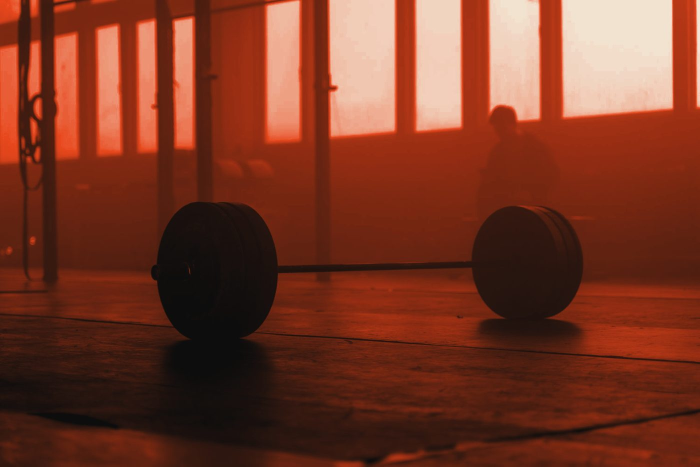
#> input picture images/hero.jpg, 1400 x 933 px, found by its file name (shown at 1/2 size)
$ python grade-photos.py
#> lines starting #> are read from the running program, lines starting #| are printed output that depends on the picture
"""
Grade the site photos into the brand palette.

Reads the source photo for each slot from images/_src/<slot>.jpg, downsizes it to
a web-friendly size, maps its luminance onto the brand tritone
(#0D0D0D -> #E8471C -> warm light) and writes the result to images/<slot>.jpg.

Usage:  python tools/grade-photos.py
Requires:  pip install Pillow

To change a photo: drop a new colour photo into images/_src/ named after the slot
(e.g. images/_src/hero.jpg) and re-run. To tune the look, edit STOPS below.
Extra files in images/_src/ that aren't slots are ignored.
"""
from PIL import Image, ImageOps
import os

SLOTS = ["hero", "trainer", "arm", "tennis", "boxing"] + [f"gallery-{i}" for i in range(1, 7)]
MAX_SIDE = 1400   # longest edge of the output, px

# tritone control stops: luminance position (0..1) -> (r, g, b) in the brand palette
STOPS = [
    (0.00, (13, 13, 13)),     # #0D0D0D  shadows
    (0.25, (58, 26, 16)),     #          deep warm
    (0.52, (150, 45, 18)),    #          burnt orange
    (0.78, (232, 71, 28)),    # #E8471C  brand orange
    (1.00, (242, 226, 208)),  #          warm light
]


def build_luts():
    lr, lg, lb = [], [], []
    for i in range(256):
        t = i / 255
        for k in range(len(STOPS) - 1):
            p0, c0 = STOPS[k]
            p1, c1 = STOPS[k + 1]
            if p0 <= t <= p1:
                f = (t - p0) / (p1 - p0) if p1 > p0 else 0
                lr.append(round(c0[0] + (c1[0] - c0[0]) * f))
                lg.append(round(c0[1] + (c1[1] - c0[1]) * f))
                lb.append(round(c0[2] + (c1[2] - c0[2]) * f))
                break
    return lr, lg, lb


LR, LG, LB = build_luts()


def grade(path):
#> called with path = 'images/_src/hero.jpg'
    im = ImageOps.exif_transpose(Image.open(path)).convert("RGB")
#> im is the input picture: PIL image 1400x933 RGB; mean R, G, B 120.2, 56.2, 37.5
    if max(im.size) > MAX_SIDE:
        im.thumbnail((MAX_SIDE, MAX_SIDE))
    g = ImageOps.grayscale(im)
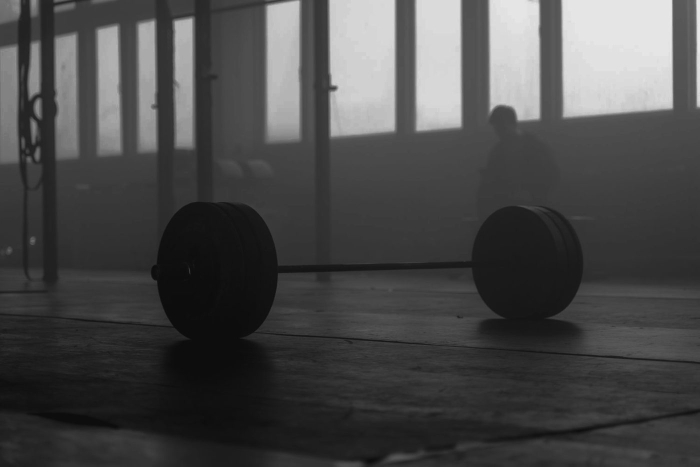
#> g: PIL image 1400x933 L (shown at 1/2 size); min 8, max 234, mean 73.2
    g = ImageOps.autocontrast(g, cutoff=1)
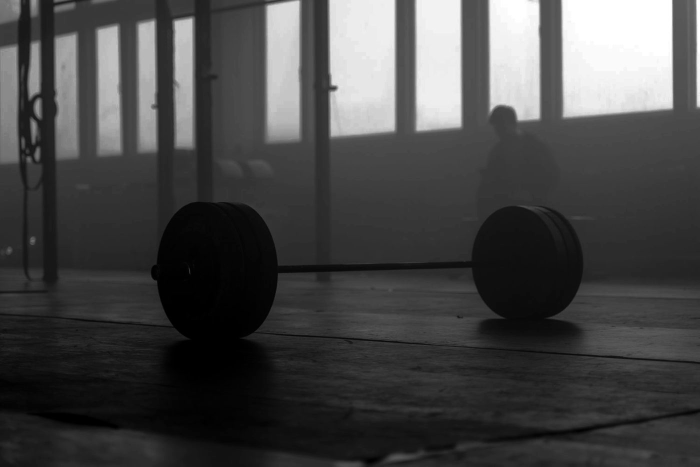
#> g: PIL image 1400x933 L (shown at 1/2 size); min 0, max 255, mean 70.6
    return Image.merge("RGB", (g.point(LR), g.point(LG), g.point(LB)))
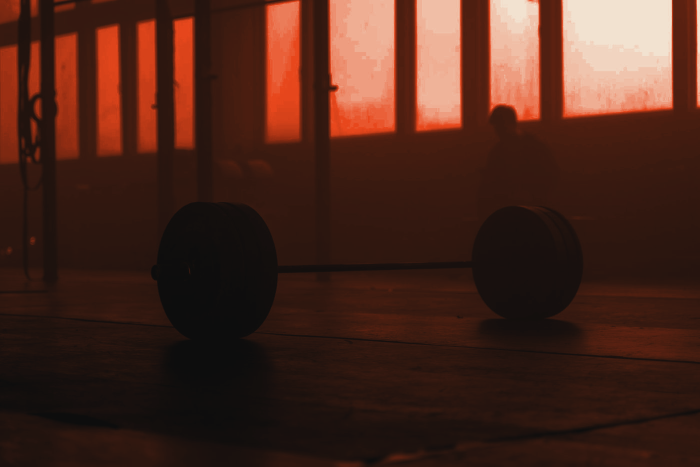
#> returned value: PIL image 1400x933 RGB (shown at 1/2 size); mean R, G, B 73.5, 39.4, 28.7


def main():
    done = 0
    for slot in SLOTS:
        src = os.path.join("images", "_src", slot + ".jpg")
        if not os.path.exists(src):
            continue
        out = grade(src)
        out.save(os.path.join("images", slot + ".jpg"), quality=82, optimize=True)
        print(f"graded {slot:12} {out.size}")
#| graded hero         (1400, 933)
#> pass 3 of the loop in main, `for slot in SLOTS:`:
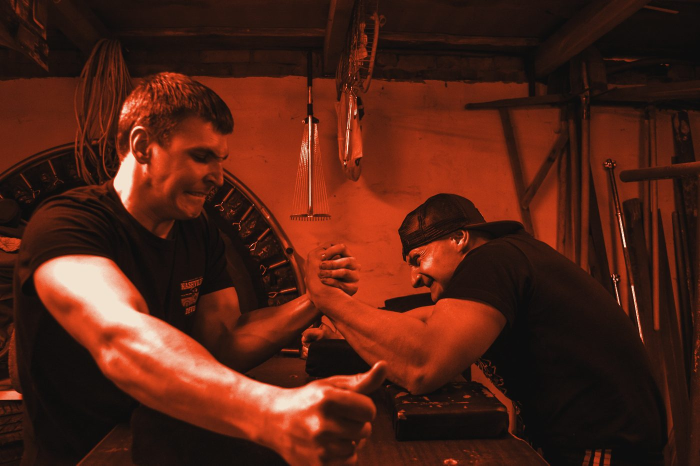
#> input picture images/arm.jpg, 1400 x 931 px, found by its file name (shown at 1/2 size)
#> in grade, im is the input picture: PIL image 1400x931 RGB; mean R, G, B 81, 34.7, 21.7
#> in grade (call 2), `g = ImageOps.autocontrast(g, cutoff=1)`:
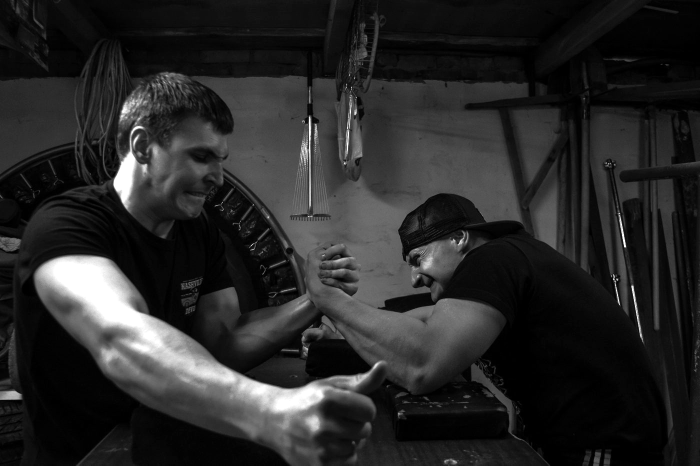
#> g: PIL image 1400x931 L (shown at 1/2 size); min 0, max 255, mean 40.5
#> in grade (call 2), `return Image.merge("RGB", (g.point(LR), g.point(LG), g.point(LB)))`:
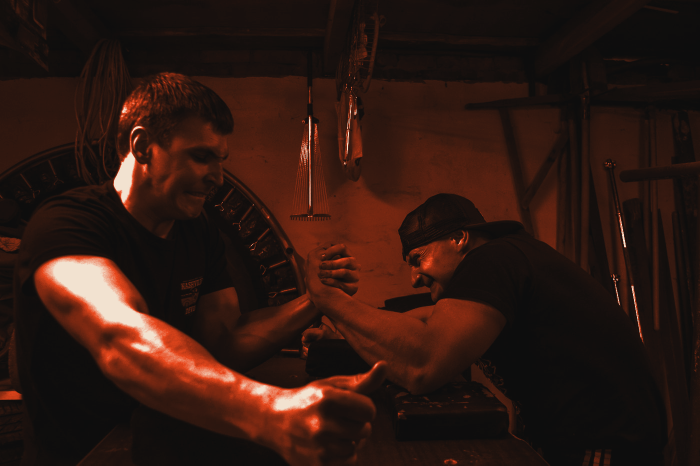
#> returned value: PIL image 1400x931 RGB (shown at 1/2 size); mean R, G, B 47, 24.7, 18
#| graded arm          (1400, 931)
#> the loop made 11 passes; the first 3 are shown
        done += 1
    print(f"done: {done}/{len(SLOTS)} slots")


if __name__ == "__main__":
    main()
